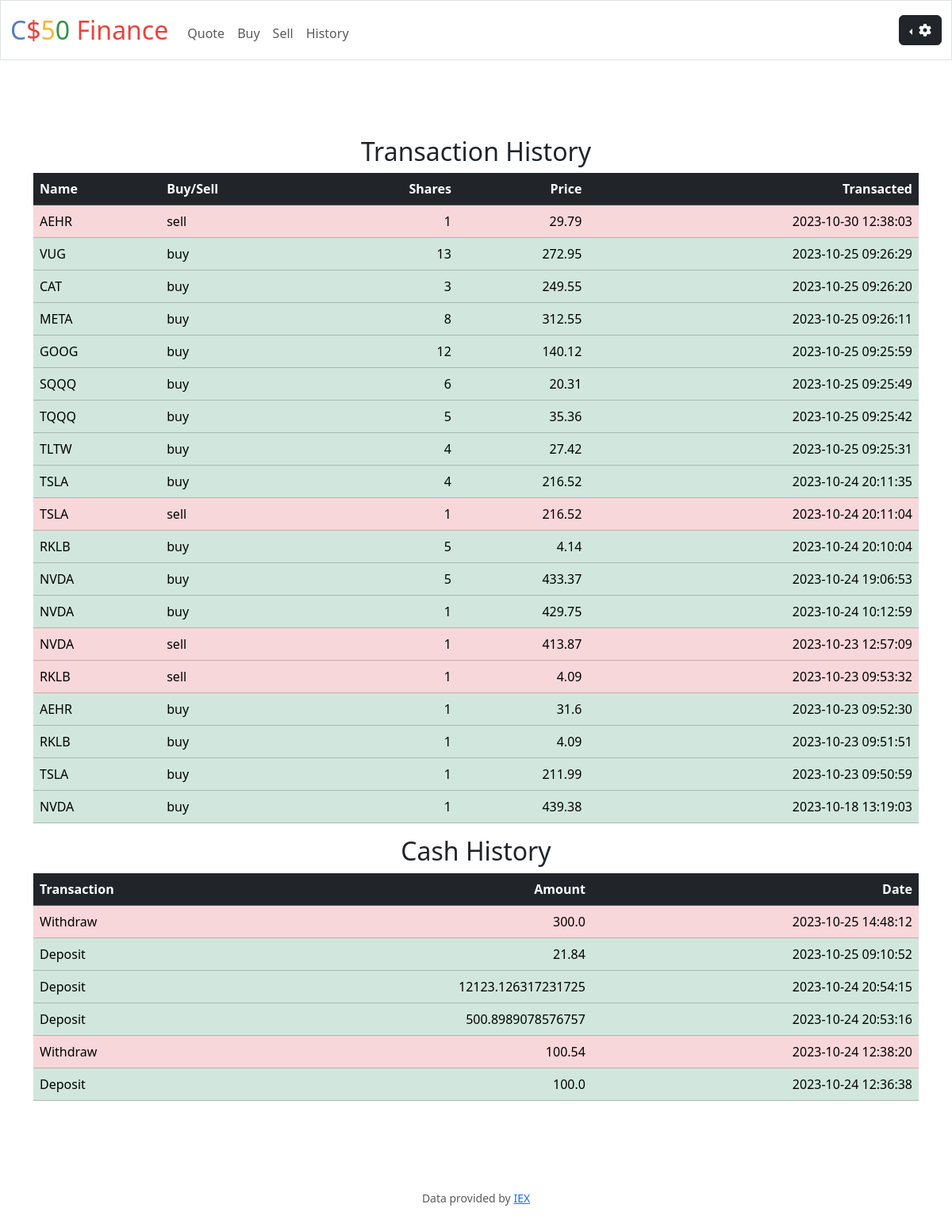
The app's page /history (signed in) with its own data.
### tables this page shows
CREATE TABLE transactions (
    id INTEGER PRIMARY KEY AUTOINCREMENT NOT NULL,
    user_id INTEGER NOT NULL,
    symbol TEXT NOT NULL,
    name TEXT NOT NULL,
    shares INTEGER NOT NULL,
    price NUMERIC NOT NULL,
    transaction_type TEXT NOT NULL,
    transaction_time DATETIME NOT NULL DEFAULT CURRENT_TIMESTAMP,
    FOREIGN KEY(user_id) REFERENCES users(id)
);

CREATE TABLE cashHistory (
id INTEGER PRIMARY KEY AUTOINCREMENT NOT NULL,
user_id INTEGER NOT NULL,
transactionType TEXT NOT NULL,
amount FLOAT NOT NULL,
transaction_time DATETIME NOT NULL DEFAULT CURRENT_TIMESTAMP,
FOREIGN KEY(user_id) REFERENCES users(id)
);

### app.py (the view)
@app.route("/history")
@login_required
def history():
    user_id = session.get("user_id")
    history_data = db.execute("SELECT * FROM transactions WHERE user_id = ? ORDER BY transaction_time DESC", user_id)
    cashHistory = db.execute("SELECT * FROM cashHistory WHERE user_id = ? ORDER BY transaction_time DESC", user_id)
    return render_template("history.html", history_data=history_data, cashHistory=cashHistory)

### app.py (called while the page is built)
@app.after_request
def after_request(response):
    response.headers["Cache-Control"] = "no-cache, no-store, must-revalidate"
    response.headers["Expires"] = 0
    response.headers["Pragma"] = "no-cache"
    return response

### helpers.py (called while the page is built)
def login_required(f):
    @wraps(f)
    def decorated_function(*args, **kwargs):
        if session.get("user_id") is None:
            return redirect("/login")
        return f(*args, **kwargs)
    return decorated_function

### templates/history.html (shortened to what this page needs)
{% extends "layout.html" %}
{% block main %}
    <main class="container py-5 text-center">
        <h2>Transaction History</h2>
        <table id="sortable-table" class="table table-dark table-hover">
            <thead>
                <tr>
                    <th class="text-start">Name</th>
                    <th class="text-start">Buy/Sell</th>
                    <th class="text-end" >Shares</th>
                    <th class="text-end">Price</th>
                    <th class="text-end">Transacted</th>
                </tr>
            </thead>
            <tbody>
                {% for history_data in history_data %}
                    {% if history_data.transaction_type == "buy" %}
                        <tr class="table-success">
                            <td class="text-start">{{ history_data.name }}</td>
                            <td class="text-start">{{ history_data.transaction_type }}</td>
                            <td class="text-end">{{ history_data.shares }}</td>
                            <td class="text-end">{{ history_data.price }}</td>
                            <td class="text-end">{{ history_data.transaction_time}} </td>
                        </tr>
                    {% elif history_data.transaction_type == "sell" %}
                        <tr class="table-danger">
                            <td class="text-start">{{ history_data.name }}</td>
                            <td class="text-start">{{ history_data.transaction_type }}</td>
                            <td class="text-end">{{ history_data.shares }}</td>
                            <td class="text-end">{{ history_data.price }}</td>
                            <td class="text-end">{{ history_data.transaction_time}} </td>
                        </tr>
                    {% endif %}
                {% endfor %}
            </tbody>
        </table>
        <h2>Cash History</h2>
        <table id="sortable-table" class="table table-dark table-hover">
            <thead>
                <tr>
                    <th class="text-start">Transaction</th>
                    <th class="text-end">Amount</th>
                    <th class="text-end">Date</th>
                </tr>
            </thead>
            <tbody>
                {% for cashHistory in cashHistory %}
                    {% if cashHistory.transactionType == "Withdraw" %}
                        <tr class="table-danger">
                            <td class="text-start"> {{cashHistory.transactionType}} </td>
                            <td class="text-end"> {{cashHistory.amount}} </td>
                            <td class="text-end"> {{cashHistory.transaction_time}} </td>
                        </tr>
                    {% elif cashHistory.transactionType == "Deposit" %}
                        <tr class="table-success">
                            <td class="text-start"> {{cashHistory.transactionType}} </td>
                            <td class="text-end"> {{cashHistory.amount}} </td>
                            <td class="text-end"> {{cashHistory.transaction_time}} </td>
                        </tr>
                    {% endif %}
                {% endfor %}
            </tbody>
        </table>
    </main>
{% endblock %}

### templates/layout.html (shortened to what this page needs)
<!DOCTYPE html>
<html lang="en" data-bs-theme="light">
    <head>
        <link rel="stylesheet" type="text/css" href="https://cdn.datatables.net/1.10.25/css/jquery.dataTables.min.css">
        <link href="https://cdn.jsdelivr.net/npm/bootstrap@5.3.2/dist/css/bootstrap.min.css" rel="stylesheet">
        <link href="/static/styles.css" rel="stylesheet">
        <link rel="stylesheet" href="https://cdnjs.cloudflare.com/ajax/libs/font-awesome/6.0.0-beta3/css/all.min.css">
    </head>
    <body>
        <nav class="border navbar navbar-expand-md navbar-light">
            <div class="container-fluid">
                <a class="navbar-brand" href="/"><span class="blue">C</span><span class="red">$</span><span class="yellow">5</span><span class="green">0</span> <span class="red">Finance</span></a>
                <div class="collapse navbar-collapse" id="navbar">
                    {% if session["user_id"] %}
                        <ul class="navbar-nav me-auto mt-2">
                            <li class="nav-item"><a class="nav-link" href="/quote">Quote</a></li>
                            <li class="nav-item"><a class="nav-link" href="/buy">Buy</a></li>
                            <li class="nav-item"><a class="nav-link" href="/sell">Sell</a></li>
                            <li class="nav-item"><a class="nav-link" href="/history">History</a></li>
                        </ul>
                        <div class="icon-container dropdown dropstart">
                            <button type="button" class="btn btn-dark dropdown-toggle" data-bs-toggle="dropdown">
                                <i class="fas fa-cog" Settings></i>
                            </button>
                        </div>
                    {% else %}
                        <ul class="navbar-nav ms-auto mt-2">
                            <li class="nav-item"><a class="nav-link" href="/register">Register</a></li>
                            <li class="nav-item"><a class="nav-link" href="/login">Log In</a></li>
                        </ul>
                    {% endif %}
                </div>
            </div>
        </nav>
        <main class="container-fluid py-5 text-center">
            {% block main %}{% endblock %}
        </main>
        <footer class="mb-5 small text-center text-muted">
            Data provided by <a href="https://iexcloud.io/">IEX</a>
        </footer>
    </body>
</html>

### static/styles.css (style rules this page uses)
nav .navbar-brand { font-size: xx-large; }
nav .navbar-brand .blue { color: #537fbe; }
nav .navbar-brand .red { color: #ea433b; }
nav .navbar-brand .yellow { color: #f5b82e; }
nav .navbar-brand .green { color: #2e944b; }

### records on screen
transactions: name "AEHR", transaction_type "sell", shares "1", price "29.79", transaction_time "2023-10-30 12:38:03"
transactions: name "VUG", transaction_type "buy", shares "13", price "272.95", transaction_time "2023-10-25 09:26:29"
transactions: name "CAT", transaction_type "buy", shares "3", price "249.55", transaction_time "2023-10-25 09:26:20"
transactions: name "META", transaction_type "buy", shares "8", price "312.55", transaction_time "2023-10-25 09:26:11"
transactions: name "GOOG", transaction_type "buy", shares "12", price "140.12", transaction_time "2023-10-25 09:25:59"
transactions: name "SQQQ", transaction_type "buy", shares "6", price "20.31", transaction_time "2023-10-25 09:25:49"
transactions: name "TQQQ", transaction_type "buy", shares "5", price "35.36", transaction_time "2023-10-25 09:25:42"
transactions: name "TLTW", transaction_type "buy", shares "4", price "27.42", transaction_time "2023-10-25 09:25:31"
transactions: name "TSLA", transaction_type "buy", shares "4", price "216.52", transaction_time "2023-10-24 20:11:35"
transactions: name "TSLA", transaction_type "sell", shares "1", price "216.52", transaction_time "2023-10-24 20:11:04"
transactions: name "RKLB", transaction_type "buy", shares "5", price "4.14", transaction_time "2023-10-24 20:10:04"
transactions: name "NVDA", transaction_type "buy", shares "5", price "433.37", transaction_time "2023-10-24 19:06:53"
transactions: name "NVDA", transaction_type "buy", shares "1", price "429.75", transaction_time "2023-10-24 10:12:59"
transactions: name "NVDA", transaction_type "sell", shares "1", price "413.87", transaction_time "2023-10-23 12:57:09"
transactions: name "RKLB", transaction_type "sell", shares "1", price "4.09", transaction_time "2023-10-23 09:53:32"
transactions: name "AEHR", transaction_type "buy", shares "1", price "31.6", transaction_time "2023-10-23 09:52:30"
transactions: name "RKLB", transaction_type "buy", shares "1", price "4.09", transaction_time "2023-10-23 09:51:51"
transactions: name "TSLA", transaction_type "buy", shares "1", price "211.99", transaction_time "2023-10-23 09:50:59"
transactions: name "NVDA", transaction_type "buy", shares "1", price "439.38", transaction_time "2023-10-18 13:19:03"
cashHistory: transactionType "Withdraw", amount "300.0", transaction_time "2023-10-25 14:48:12"
cashHistory: transactionType "Deposit", amount "21.84", transaction_time "2023-10-25 09:10:52"
cashHistory: transactionType "Deposit", amount "12123.126317231725", transaction_time "2023-10-24 20:54:15"
cashHistory: transactionType "Deposit", amount "500.8989078576757", transaction_time "2023-10-24 20:53:16"
cashHistory: transactionType "Withdraw", amount "100.54", transaction_time "2023-10-24 12:38:20"
cashHistory: transactionType "Deposit", amount "100.0", transaction_time "2023-10-24 12:36:38"
